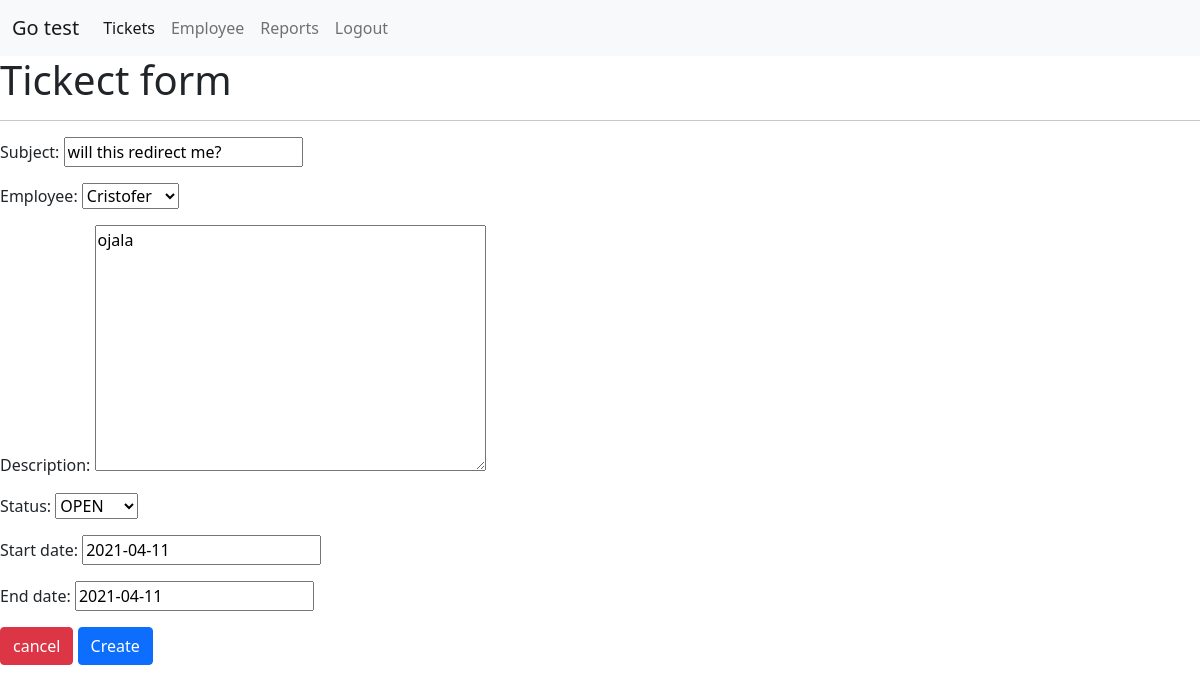
The page /update_ticket/6/ (signed in) on the database as committed earlier.
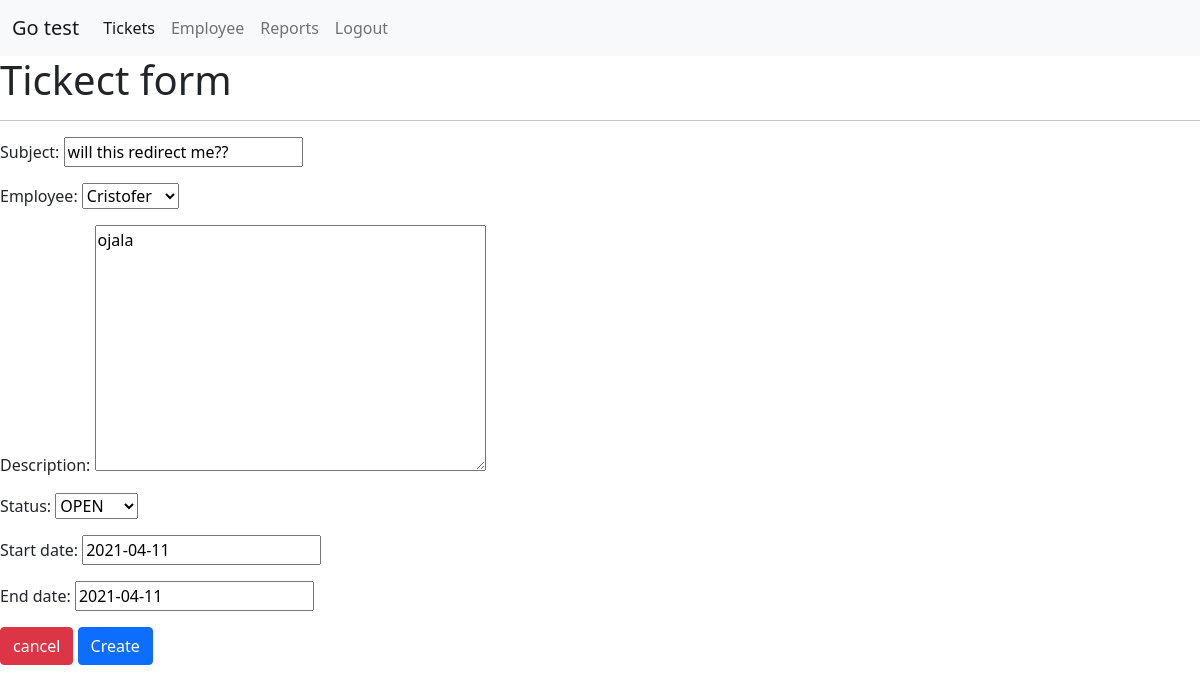
The same page on the database as committed later.
### tickets/models.py (models this page shows, shortened)
class Ticket(models.Model):
    id = models.AutoField(primary_key=True)
    subject = models.CharField(max_length=100)
    employee = models.ForeignKey(Employee, on_delete=models.CASCADE)
    description= models.TextField(max_length=500)
    date = models.DateField(auto_now_add=True)
    status = models.CharField(max_length=50, choices=STATUS_OPTIONS)
    start_date = models.DateField(default=datetime.date.today)
    end_date = models.DateField(default=datetime.date.today)
    notes = models.TextField(null=True)

### tickets/views.py (the view)
# urls.py: path('update_ticket/<str:pk>/', views.update_ticket, name="ticket_update"),
@login_required(login_url='login')
def update_ticket(request, pk):
    ticket = Ticket.objects.get(id=pk)
    form = TicketForm(instance=ticket)
    if request.method == "POST":
        print(request.POST)
        form = TicketForm(request.POST, instance=ticket)
        if form.is_valid():
            form.save()
            return redirect('/')
    context = {"form":form}
    return render(request, "tickets/tickets_add.html", context)

### tickets/forms.py (shortened to what this page needs)
class TicketForm(forms.ModelForm):
    class Meta:
        model = Ticket
        fields = ['subject','employee','description','status','start_date','end_date']

### employee/models.py (called while the page is built)
    def __str__(self):
        return self.first_name

### tickets/templates/tickets/tickets_add.html (shortened to what this page needs)
{% extends 'tickets/base.html' %}
{% block content %}
    <h1>Tickect form</h1>
    <hr>
    <form action="" method="post">
    {{form.as_p}}
    <a class="btn btn-danger" href="{% url 'ticket_list' %}">cancel</a>
    <input class="btn btn-primary" type="submit" value="Create">
    </form>
{% endblock content %}

Rows that differ between the two databases and show on the page:
changed Ticket "Cristofer": subject "will this redirect me?" → "will this redirect me??"
